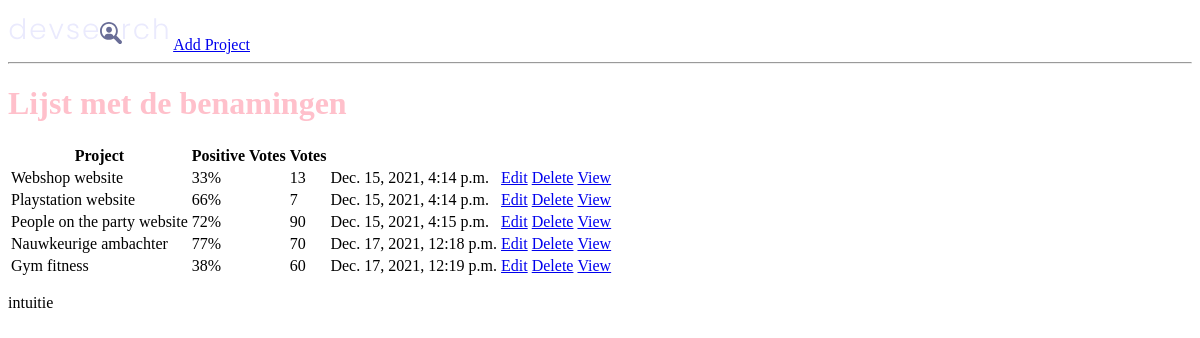
Before: / with the older database file.
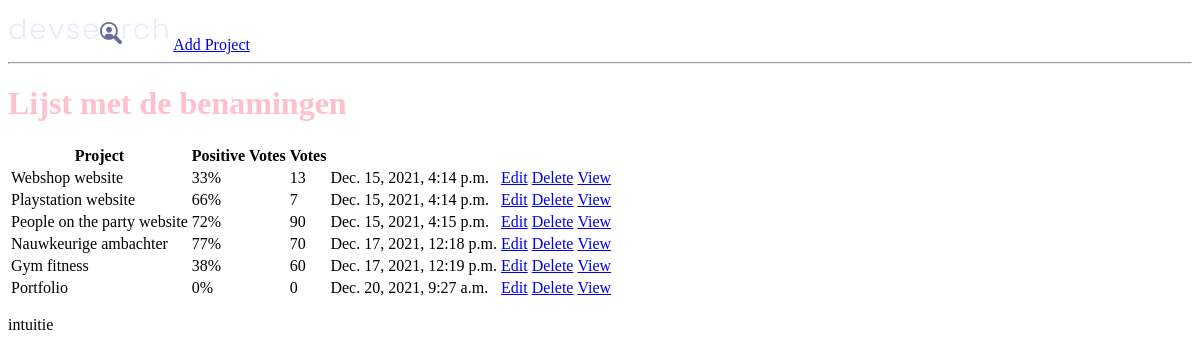
After: the same page with the newer database file.
### projects/models.py (models this page shows, shortened)
class Project(models.Model):
  title = models.CharField(max_length=200)
  description = models.TextField(null=True, blank=True)
  featured_image = models.ImageField(null=True, blank=True, default="default.jpg")
  demo_link = models.CharField(max_length=2000, null=True, blank=True)
  source_link = models.CharField(max_length=2000, null=True, blank=True)
  tags = models.ManyToManyField('Tag', blank=True)
  vote_total = models.IntegerField(default=0, null=True, blank=True)
  vote_ratio = models.IntegerField(default=0, null=True, blank=True)
  created = models.DateTimeField(auto_now_add=True)
  id = models.UUIDField(default=uuid.uuid4, unique=True, primary_key=True, editable=False)

### projects/views.py (the view)
# urls.py: path('', views.projects, name="projects"),
def projects(request):
    projects = Project.objects.all()
    context = {'projects': projects}
    return render(request, 'projects/projects.html', context)

### projects/templates/projects/projects.html
{% extends 'main.html' %}
{% block content %}
<h1>Lijst met de benamingen</h1>
<table>
  <tr>
    <th>Project</th>
    <th>Positive Votes</th>
    <th> Votes</th>
    <th></th>
    <th></th>
  </tr>
  {% for project in projects %}
    <tr>
      <td>{{project.title}}</td>
      <td>{{project.vote_ratio}}%</td>
      <td>{{project.vote_total}}</td>
      <td>{{project.created}}</td>
      <td><a href="{% url 'update-project' project.id %}">Edit</a></td>
      <td><a href="{% url 'delete-project' project.id %}">Delete</a></td>
      <td><a href="{% url 'project' project.id %}">View</a></td>
    </tr>
  {% endfor %}
</table>
{% endblock content %}

Changed rows visible on the page:
added Project: title "Portfolio", vote_ratio "0", vote_total "0", created "Dec. 20, 2021, 9:27 a.m."
